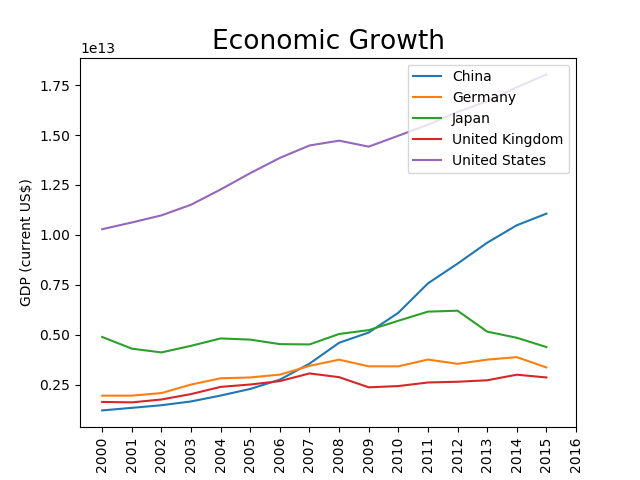

The Python source for this figure:
# Libraries
import pandas_datareader.wb as wb
import numpy as np
import matplotlib.pyplot as plt
import os
dir_path = os.path.dirname(os.path.realpath(__file__))

# Get data (wb.search('gdp.*capita.*const').iloc[:,:2]) 6.0.GDP_growth
dat = wb.download(indicator='NY.GDP.MKTP.CD', country=['US','CN','JP','DE','GB'], start=2000, end=2017)
x = np.array(dat.index.get_level_values(1)).astype(int)

my_countries = dat.index.levels[0].values
x = dat.loc[my_countries[0]].index.get_level_values(0).values.astype(int)

# Plot
plt.figure(1)
for i in range(0,len(my_countries)):
    plt.subplot(111)
    y = dat.loc[my_countries[i]].values.flatten()
    plt.plot(x, y, label = my_countries[i])
plt.title('Economic Growth', fontsize=19)
plt.xlabel('year')
plt.ylabel('GDP (current US$)')
plt.legend(loc=1)
plt.xticks(x, rotation=90)
plt.savefig(dir_path + '/growth.png')
